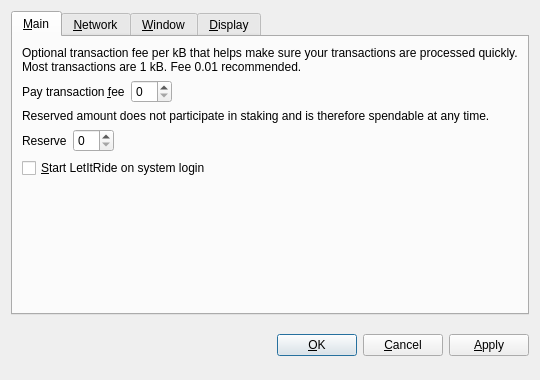
<?xml version="1.0" encoding="UTF-8"?>
<ui version="4.0">
 <class>OptionsDialog</class>
 <widget class="QDialog" name="OptionsDialog">
  <property name="geometry">
   <rect>
    <x>0</x>
    <y>0</y>
    <width>540</width>
    <height>380</height>
   </rect>
  </property>
  <property name="windowTitle">
   <string>Options</string>
  </property>
  <property name="modal">
   <bool>true</bool>
  </property>
  <layout class="QVBoxLayout" name="verticalLayout">
   <item>
    <widget class="QTabWidget" name="tabWidget">
     <property name="tabPosition">
      <enum>QTabWidget::North</enum>
     </property>
     <property name="currentIndex">
      <number>0</number>
     </property>
     <widget class="QWidget" name="tabMain">
      <attribute name="title">
       <string>&amp;Main</string>
      </attribute>
      <layout class="QVBoxLayout" name="verticalLayout_Main">
       <item>
        <widget class="QLabel" name="transactionFeeInfoLabel">
         <property name="text">
          <string>Optional transaction fee per kB that helps make sure your transactions are processed quickly. Most transactions are 1 kB. Fee 0.01 recommended.</string>
         </property>
         <property name="textFormat">
          <enum>Qt::PlainText</enum>
         </property>
         <property name="wordWrap">
          <bool>true</bool>
         </property>
        </widget>
       </item>
       <item>
        <layout class="QHBoxLayout" name="horizontalLayoutFee">
         <item>
          <widget class="QLabel" name="transactionFeeLabel">
           <property name="text">
            <string>Pay transaction &amp;fee</string>
           </property>
           <property name="textFormat">
            <enum>Qt::PlainText</enum>
           </property>
           <property name="buddy">
            <cstring>transactionFee</cstring>
           </property>
          </widget>
         </item>
         <item>
          <widget class="BitcoinAmountField" name="transactionFee"/>
         </item>
         <item>
          <spacer name="horizontalSpacerFee">
           <property name="orientation">
            <enum>Qt::Horizontal</enum>
           </property>
           <property name="sizeHint" stdset="0">
            <size>
             <width>40</width>
             <height>20</height>
            </size>
           </property>
          </spacer>
         </item>
        </layout>
       </item>
       <item>
        <widget class="QLabel" name="reserveBalanceInfoLabel">
         <property name="text">
          <string>Reserved amount does not participate in staking and is therefore spendable at any time.</string>
         </property>
         <property name="textFormat">
          <enum>Qt::PlainText</enum>
         </property>
         <property name="wordWrap">
          <bool>true</bool>
         </property>
        </widget>
       </item>
       <item>
        <layout class="QHBoxLayout" name="horizontalLayoutReserveBalance">
         <item>
          <widget class="QLabel" name="reserveBalanceLabel">
           <property name="text">
            <string>Reserve</string>
           </property>
           <property name="textFormat">
            <enum>Qt::PlainText</enum>
           </property>
           <property name="buddy">
            <cstring>reserveBalance</cstring>
           </property>
          </widget>
         </item>
         <item>
          <widget class="BitcoinAmountField" name="reserveBalance"/>
         </item>
         <item>
          <spacer name="horizontalSpacerReserveBalance">
           <property name="orientation">
            <enum>Qt::Horizontal</enum>
           </property>
           <property name="sizeHint" stdset="0">
            <size>
             <width>40</width>
             <height>20</height>
            </size>
           </property>
          </spacer>
         </item>
        </layout>
       </item>
       <item>
        <widget class="QCheckBox" name="bitcoinAtStartup">
         <property name="toolTip">
          <string>Automatically start LetItRide after logging in to the system.</string>
         </property>
         <property name="text">
          <string>&amp;Start LetItRide on system login</string>
         </property>
        </widget>
       </item>
       <item>
        <spacer name="verticalSpacer_Main">
         <property name="orientation">
          <enum>Qt::Vertical</enum>
         </property>
         <property name="sizeHint" stdset="0">
          <size>
           <width>20</width>
           <height>40</height>
          </size>
         </property>
        </spacer>
       </item>
      </layout>
     </widget>
     <widget class="QWidget" name="tabNetwork">
      <attribute name="title">
       <string>&amp;Network</string>
      </attribute>
      <layout class="QVBoxLayout" name="verticalLayout_Network">
       <item>
        <widget class="QCheckBox" name="mapPortUpnp">
         <property name="toolTip">
          <string>Automatically open the LetItRide client port on the router. This only works when your router supports UPnP and it is enabled.</string>
         </property>
         <property name="text">
          <string>Map port using &amp;UPnP</string>
         </property>
        </widget>
       </item>
       <item>
        <widget class="QCheckBox" name="connectSocks">
         <property name="toolTip">
          <string>Connect to the LetItRide network through a SOCKS5 proxy (e.g. when connecting through Tor).</string>
         </property>
         <property name="text">
          <string>&amp;Connect through SOCKS5 proxy:</string>
         </property>
        </widget>
       </item>
       <item>
        <layout class="QHBoxLayout" name="horizontalLayout_Network">
         <item>
          <widget class="QLabel" name="proxyIpLabel">
           <property name="text">
            <string>Proxy &amp;IP:</string>
           </property>
           <property name="textFormat">
            <enum>Qt::PlainText</enum>
           </property>
           <property name="buddy">
            <cstring>proxyIp</cstring>
           </property>
          </widget>
         </item>
         <item>
          <widget class="QValidatedLineEdit" name="proxyIp">
           <property name="maximumSize">
            <size>
             <width>140</width>
             <height>16777215</height>
            </size>
           </property>
           <property name="toolTip">
            <string>IP address of the proxy (e.g. 127.0.0.1)</string>
           </property>
          </widget>
         </item>
         <item>
          <widget class="QLabel" name="proxyPortLabel">
           <property name="text">
            <string>&amp;Port:</string>
           </property>
           <property name="textFormat">
            <enum>Qt::PlainText</enum>
           </property>
           <property name="buddy">
            <cstring>proxyPort</cstring>
           </property>
          </widget>
         </item>
         <item>
          <widget class="QLineEdit" name="proxyPort">
           <property name="maximumSize">
            <size>
             <width>55</width>
             <height>16777215</height>
            </size>
           </property>
           <property name="toolTip">
            <string>Port of the proxy (e.g. 9050)</string>
           </property>
          </widget>
         </item>
         <item>
          <spacer name="horizontalSpacer_Network">
           <property name="orientation">
            <enum>Qt::Horizontal</enum>
           </property>
           <property name="sizeHint" stdset="0">
            <size>
             <width>40</width>
             <height>20</height>
            </size>
           </property>
          </spacer>
         </item>
        </layout>
       </item>
       <item>
        <spacer name="verticalSpacer_Network">
         <property name="orientation">
          <enum>Qt::Vertical</enum>
         </property>
         <property name="sizeHint" stdset="0">
          <size>
           <width>20</width>
           <height>40</height>
          </size>
         </property>
        </spacer>
       </item>
      </layout>
     </widget>
     <widget class="QWidget" name="tabWindow">
      <attribute name="title">
       <string>&amp;Window</string>
      </attribute>
      <layout class="QVBoxLayout" name="verticalLayout_Window">
       <item>
        <widget class="QCheckBox" name="minimizeToTray">
         <property name="toolTip">
          <string>Show only a tray icon after minimizing the window.</string>
         </property>
         <property name="text">
          <string>&amp;Minimize to the tray instead of the taskbar</string>
         </property>
        </widget>
       </item>
       <item>
        <widget class="QCheckBox" name="minimizeOnClose">
         <property name="toolTip">
          <string>Minimize instead of exit the application when the window is closed. When this option is enabled, the application will be closed only after selecting Quit in the menu.</string>
         </property>
         <property name="text">
          <string>M&amp;inimize on close</string>
         </property>
        </widget>
       </item>
       <item>
        <spacer name="verticalSpacer_Window">
         <property name="orientation">
          <enum>Qt::Vertical</enum>
         </property>
         <property name="sizeHint" stdset="0">
          <size>
           <width>20</width>
           <height>40</height>
          </size>
         </property>
        </spacer>
       </item>
      </layout>
     </widget>
     <widget class="QWidget" name="tabDisplay">
      <attribute name="title">
       <string>&amp;Display</string>
      </attribute>
      <layout class="QVBoxLayout" name="verticalLayout_Display">
       <item>
        <layout class="QHBoxLayout" name="horizontalLayout_1_Display">
         <item>
          <widget class="QLabel" name="langLabel">
           <property name="text">
            <string>User Interface &amp;language:</string>
           </property>
           <property name="textFormat">
            <enum>Qt::PlainText</enum>
           </property>
           <property name="buddy">
            <cstring>lang</cstring>
           </property>
          </widget>
         </item>
         <item>
          <widget class="QValueComboBox" name="lang">
           <property name="toolTip">
            <string>The user interface language can be set here. This setting will take effect after restarting LetItRide.</string>
           </property>
          </widget>
         </item>
        </layout>
       </item>
       <item>
        <layout class="QHBoxLayout" name="horizontalLayout_2_Display">
         <item>
          <widget class="QLabel" name="unitLabel">
           <property name="text">
            <string>&amp;Unit to show amounts in:</string>
           </property>
           <property name="textFormat">
            <enum>Qt::PlainText</enum>
           </property>
           <property name="buddy">
            <cstring>unit</cstring>
           </property>
          </widget>
         </item>
         <item>
          <widget class="QValueComboBox" name="unit">
           <property name="toolTip">
            <string>Choose the default subdivision unit to show in the interface and when sending coins.</string>
           </property>
          </widget>
         </item>
        </layout>
       </item>
       <item>
        <widget class="QCheckBox" name="coinControlFeatures">
         <property name="toolTip">
          <string>Whether to show coin control features or not.</string>
         </property>
         <property name="text">
          <string>Display coin &amp;control features (experts only!)</string>
         </property>
        </widget>
       </item>
       <item>
        <widget class="QCheckBox" name="useBlackTheme">
         <property name="text">
          <string>Use black visual theme (requires restart)</string>
         </property>
        </widget>
       </item>
       <item>
        <spacer name="verticalSpacer_Display">
         <property name="orientation">
          <enum>Qt::Vertical</enum>
         </property>
         <property name="sizeHint" stdset="0">
          <size>
           <width>20</width>
           <height>40</height>
          </size>
         </property>
        </spacer>
       </item>
      </layout>
     </widget>
    </widget>
   </item>
   <item>
    <layout class="QHBoxLayout" name="horizontalLayout_Buttons">
     <item>
      <spacer name="horizontalSpacer_1">
       <property name="orientation">
        <enum>Qt::Horizontal</enum>
       </property>
       <property name="sizeHint" stdset="0">
        <size>
         <width>40</width>
         <height>48</height>
        </size>
       </property>
      </spacer>
     </item>
     <item>
      <widget class="QLabel" name="statusLabel">
       <property name="font">
        <font>
         <weight>75</weight>
         <bold>true</bold>
        </font>
       </property>
       <property name="text">
        <string/>
       </property>
       <property name="textFormat">
        <enum>Qt::PlainText</enum>
       </property>
       <property name="wordWrap">
        <bool>true</bool>
       </property>
      </widget>
     </item>
     <item>
      <spacer name="horizontalSpacer_2">
       <property name="orientation">
        <enum>Qt::Horizontal</enum>
       </property>
       <property name="sizeHint" stdset="0">
        <size>
         <width>40</width>
         <height>48</height>
        </size>
       </property>
      </spacer>
     </item>
     <item>
      <widget class="QPushButton" name="okButton">
       <property name="text">
        <string>&amp;OK</string>
       </property>
      </widget>
     </item>
     <item>
      <widget class="QPushButton" name="cancelButton">
       <property name="text">
        <string>&amp;Cancel</string>
       </property>
       <property name="autoDefault">
        <bool>false</bool>
       </property>
      </widget>
     </item>
     <item>
      <widget class="QPushButton" name="applyButton">
       <property name="text">
        <string>&amp;Apply</string>
       </property>
       <property name="autoDefault">
        <bool>false</bool>
       </property>
      </widget>
     </item>
    </layout>
   </item>
  </layout>
 </widget>
 <customwidgets>
  <customwidget>
   <class>BitcoinAmountField</class>
   <extends>QSpinBox</extends>
   <header>bitcoinamountfield.h</header>
  </customwidget>
  <customwidget>
   <class>QValueComboBox</class>
   <extends>QComboBox</extends>
   <header>qvaluecombobox.h</header>
  </customwidget>
  <customwidget>
   <class>QValidatedLineEdit</class>
   <extends>QLineEdit</extends>
   <header>qvalidatedlineedit.h</header>
  </customwidget>
 </customwidgets>
 <resources/>
 <connections/>
</ui>
